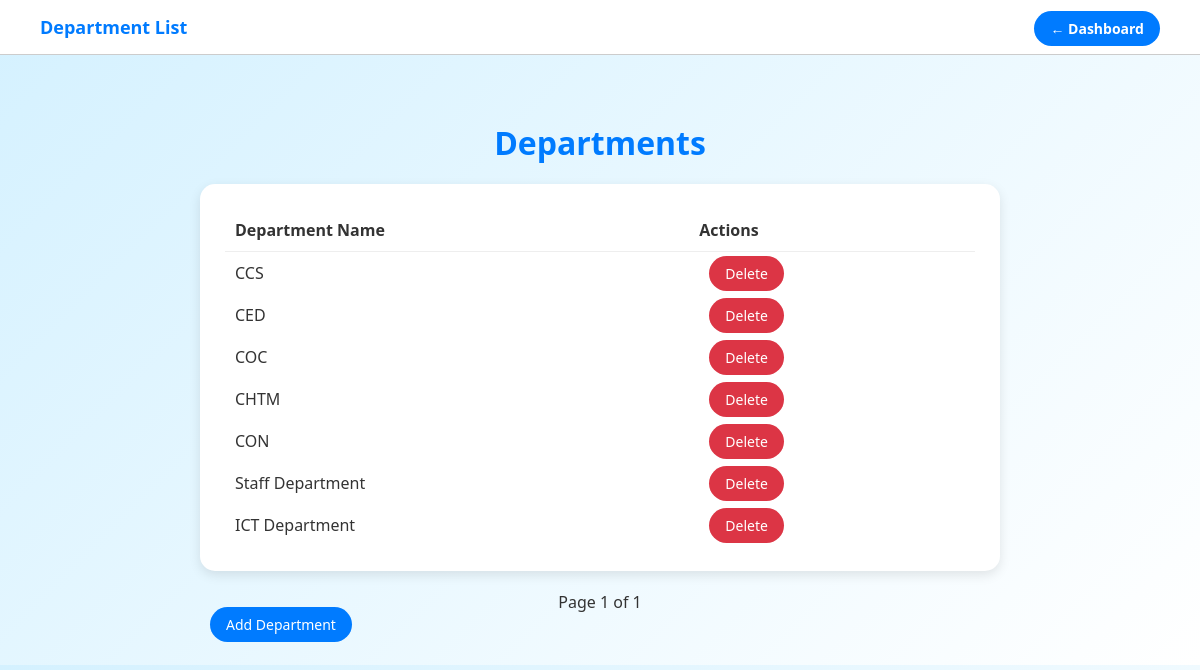
The page /departments/ (signed in) on the database its author committed.
### attendance/models.py (models this page shows, shortened)
class Department(models.Model):
    department_name = models.CharField(max_length=100)

### attendance/views.py (the view)
# urls.py: path('departments/', department_list, name='department_list'),
@user_passes_test(is_admin)
def department_list(request):
    departments = Department.objects.all()
    paginator = Paginator(departments, 10)
    page_number = request.GET.get('page')
    page_obj = paginator.get_page(page_number)
    return render(request, 'attendance/department_list.html', {'page_obj': page_obj})

### attendance/views.py (called while the page is built)
def is_admin(user):
    return user.is_authenticated and user.is_admin

### attendance/templates/attendance/department_list.html (shortened to what this page needs)
<!DOCTYPE html>
<html lang="en">
<head>
</head>
<body>
<div class="navbar">
    <div>Department List</div>
    <div>
        <a href="{% url 'admin_dashboard' %}" class="btn">← Dashboard</a>
    </div>
</div>
<div class="content">
    <h1>Departments</h1>
    <div class="department-list">
        <table style="width: 100%; border-collapse: collapse;">
            <tr>
                <th style="text-align: left; border-bottom: 1px solid #eee; padding: 10px;">Department Name</th>
                <th style="text-align: left; border-bottom: 1px solid #eee; padding: 10px;">Actions</th>
            </tr>
            {% for department in page_obj %}
            <tr>
                <td style="padding: 10px;">{{ department.department_name }}</td>
                <td style="padding: 10px;">
                    <a href="{% url 'delete_department' department.id %}" onclick="return confirm('Are you sure you want to delete this department?');" class="btn" style="background: #dc3545;">Delete</a>
                </td>
            </tr>
            {% empty %}
            <tr>
                <td colspan="2" style="padding: 10px;">No departments found.</td>
            </tr>
            {% endfor %}
        </table>
    </div>
    <div class="pagination">
        <span>Page {{ page_obj.number }} of {{ page_obj.paginator.num_pages }}</span>
    </div>
    <a href="{% url 'add_department' %}" class="btn">Add Department</a>
</div>
</body>
</html>

### attendance/templates/attendance/department_list.html (style rules this page uses)
body { background: linear-gradient(135deg, #d4f1ff, #ffffff); font-family: 'Segoe UI', Tahoma, Geneva, Verdana, sans-serif; margin: 0; padding: 0; color: #333; }
.navbar { background-color: #ffffff; padding: 15px 40px; border-bottom: 1px solid #cccccc; display: flex; justify-content: space-between; align-items: center; position: fixed; top: 0; left: 0; right: 0; z-index: 1000; }
.navbar div { font-size: 18px; font-weight: bold; color: #007BFF; }
.btn { background-color: #007BFF; color: white; padding: 8px 16px; border: none; border-radius: 20px; text-decoration: none; font-size: 14px; transition: background-color 0.3s ease; margin-left: 10px; }
.content { padding: 100px 30px 30px 30px; max-width: 800px; margin: 0 auto; }
h1 { color: #007BFF; margin-bottom: 20px; text-align: center; }
.department-list { background: white; padding: 25px; border-radius: 15px; box-shadow: 0 4px 12px rgba(0,0,0,0.1); }
.pagination { text-align: center; margin-top: 20px; }
.pagination span { margin: 0 5px; }

### rows shown on the page
Department: department_name "CCS"
Department: department_name "CED"
Department: department_name "COC"
Department: department_name "CHTM"
Department: department_name "CON"
Department: department_name "Staff Department"
Department: department_name "ICT Department"

### other values the page prints
{{ page_obj.number }} "1"
{{ page_obj.paginator.num_pages }} "1"
